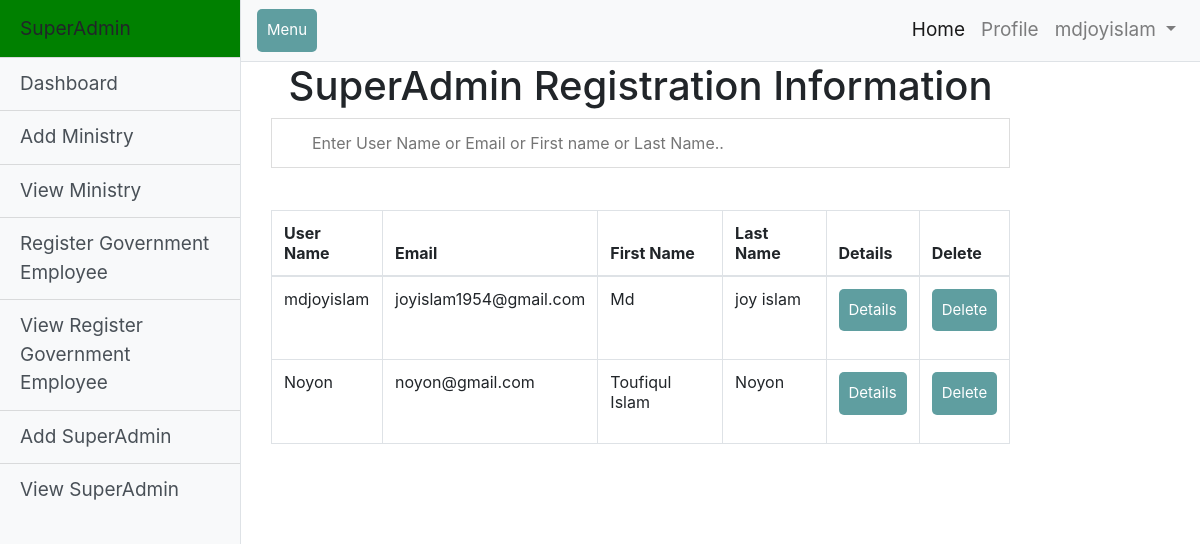
Page /SuperAdmin/viewRegisterSuperAdmin/ (signed in) on the committed database.
### users/models.py (models this page shows, shortened)
class User(AbstractUser):
    is_governmentEmployee = models.BooleanField(default=False)
    is_trainer = models.BooleanField(default=False)
    is_student = models.BooleanField(default=False)
    MinistryName = models.ForeignKey(Ministry, on_delete=models.CASCADE, null=True, blank=True)
    phone_number = models.CharField(max_length=12, null=True, blank=True)
    Address = models.CharField(max_length=120, null=True, blank=True)
    image = models.ImageField(default='default.jpg', upload_to='profile_pics')

### users/views.py (the view)
# urls.py: path('viewRegisterSuperAdmin/', user_views.RegSuperAdminList.as_view(), name='viewRegisterSuperAdmin'),
@method_decorator([login_required, superAdmin_required], name='dispatch')
class RegSuperAdminList(ListView):
    model = User
    template_name = 'SuperAdmin/SuperAdminRegisterView.html'
    paginate_by = 15

### SuperAdmin/templates/SuperAdmin/SuperAdminRegisterView.html (shortened to what this page needs)
{% extends 'SuperAdmin/SuperAdminNavbar.html' %}
{% load static %}
{% load crispy_forms_tags %}
{% block content %}
<div class="container-fluid">
	<div class="limiter">
		<div class="container-table100">
			<div class="wrap-table100">
				<div class="table100">
                     <h1 align="center">SuperAdmin Registration  Information</h1>
					<input type="text" id="myInput"  placeholder="Enter User Name or Email or First name or Last Name.." title="Type in a name">
					<table class="table table-bordered" id="myTable">
						<thead>
							<tr class="table100-head">
                                    <th  class="column1" >User Name</th>
                                    <th  class="column2">Email</th>
                                    <th  class="column3">First Name</th>
                                    <th  class="column4">Last Name</th>
                                    <th  class="column5">Details</th>
								    <th  class="column6">Delete</th>
							</tr>
						</thead>
						<tbody id="joy">
						{% for regSuperAdmin in object_list  %}
						     {% if regSuperAdmin.is_superuser %}
							     <tr>
									 <td class="column1">{{ regSuperAdmin.username}}</td>
									 <td class="column2">{{ regSuperAdmin.email }}</td>
									 <td class="column3">{{ regSuperAdmin.first_name }}</td>
									 <td class="column4">{{ regSuperAdmin.last_name }}</td>
									 <td class="column5">
										 <div class="form-group">
											 <a class="btn btn-primary" href="../detailsRegisterSuperAdmin/{{ regSuperAdmin.id }}" role="button">Details</a>
										 </div>
									 </td>
									 <td class="column6">
										 <div class="form-group">
											 <a class="btn btn-primary" href="../deleteRegisterSuperAdmin/{{ regSuperAdmin.id }}" role="button">Delete</a>
										 </div>
									 </td>
								 </tr>
						     {% endif %}
						{% endfor %}
						</tbody>
					</table>
				</div>
			</div>
		</div>
	</div>
</div>
 {% endblock %}

### SuperAdmin/templates/SuperAdmin/SuperAdminNavbar.html (shortened to what this page needs)
{% load static %}
<html lang="en">
<head>
    <link href="{% static 'SuperAdmin/vendor/bootstrap/css/bootstrap.min.css' %}" rel="stylesheet">
    <link rel="stylesheet" href="{% static 'SuperAdmin/css/style.css' %}"/>
    <link href="{% static 'SuperAdmin/css/simple-sidebar.css' %}" rel="stylesheet">
</head>
<body>
  <div class="d-flex" id="wrapper">
    <div class="bg-light border-right" id="sidebar-wrapper">
        <div class="sidebar-heading" style="background-color:rgb(0, 128, 0);">SuperAdmin </div>
            <div class="list-group list-group-flush">
                  <a href="{% url 'SuperAdminDashBoard' %}" class="list-group-item list-group-item-action bg-light">Dashboard</a>
                  <a href="{% url 'addMinistry' %}" class="list-group-item list-group-item-action bg-light">Add Ministry</a>
                  <a href="{% url 'viewMinistry' %}" class="list-group-item list-group-item-action bg-light">View Ministry</a>
                  <a href="{% url 'registerGovt'%}" class="list-group-item list-group-item-action bg-light">Register Government Employee</a>
                  <a href="{% url 'viewRegisterGovt'%}" class="list-group-item list-group-item-action bg-light">View Register Government Employee</a>
                  <a href="{% url 'registerSuperAdmin' %}" class="list-group-item list-group-item-action bg-light">Add SuperAdmin</a>
                  <a href="{% url 'viewRegisterSuperAdmin' %}" class="list-group-item list-group-item-action bg-light">View SuperAdmin</a>
            </div>
    </div>
    <div id="page-content-wrapper">
      <nav class="navbar navbar-expand-lg navbar-light bg-light border-bottom">
        <button class="btn btn-primary" id="menu-toggle">Menu</button>
        <div class="collapse navbar-collapse" id="navbarSupportedContent">
          <ul class="navbar-nav ml-auto mt-2 mt-lg-0">
            <li class="nav-item active">
              <a class="nav-link" href="{% url 'BaseHome' %}">Home <span class="sr-only">(current)</span></a>
            </li>
            <li class="nav-item">
                    <a class="nav-link" href="{% url 'SuperAdminProfile' %}">Profile</a>
            </li>
            <li class="nav-item dropdown">
              <a class="nav-link dropdown-toggle" href="#" id="navbarDropdown" role="button" data-toggle="dropdown" aria-haspopup="true" aria-expanded="false">
                {% if user.is_authenticated %}
                {{ user.get_username }}
               {% endif%}
              </a>
            </li>
          </ul>
        </div>
      </nav>
        <div class="col-sm-10 ">
               {% block content %}
               {% endblock content %}
        </div>
    </div>
     </div>
</body>
</html>

### SuperAdmin/static/SuperAdmin/css/style.css (style rules this page uses)
body { font-size: 19px; }
table { width: 50%; margin: 30px auto; border-collapse: collapse; text-align: left; }
tr { border-bottom: 1px solid #cbcbcb; }
th, td { border: none; height: 30px; padding: 2px; }
.btn { padding: 10px; font-size: 15px; color: white; background: #5F9EA0; border: none; border-radius: 5px; }

### SuperAdmin/static/SuperAdmin/css/simple-sidebar.css (style rules this page uses)
body { overflow-x: hidden; }
#sidebar-wrapper { min-height: 100vh; margin-left: -15rem; -webkit-transition: margin .25s ease-out; -moz-transition: margin .25s ease-out; -o-transition: margin .25s ease-out; transition: margin .25s ease-out; }
#sidebar-wrapper .sidebar-heading { padding: 0.875rem 1.25rem; font-size: 1.2rem; }
#sidebar-wrapper .list-group { width: 15rem; }
#page-content-wrapper { min-width: 100vw; }
@media (min-width: 768px) { #sidebar-wrapper { margin-left: 0; } }
@media (min-width: 768px) { #page-content-wrapper { min-width: 0; width: 100%; } }

### SuperAdmin/templates/SuperAdmin/SuperAdminRegisterView.html (style rules this page uses)
#myInput {  background-position: 10px 10px; background-repeat: no-repeat; width: 100%; font-size: 16px; padding: 12px 20px 12px 40px; border: 1px solid #ddd; margin-bottom: 12px; }

### rows in the picture
User: get_username "mdjoyislam", username "mdjoyislam", email "joyislam1954@gmail.com", first_name "Md", last_name "joy islam"
User: username "Noyon", email "noyon@gmail.com", first_name "Toufiqul Islam", last_name "Noyon"
